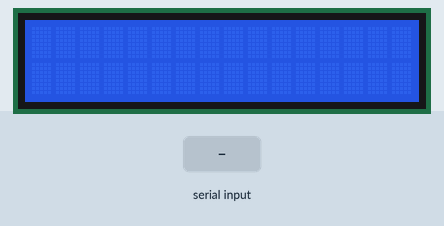
Recording of a sketch running on a simulated Arduino Uno, built with avr-gcc and run on an emulated ATmega328P. Shown: 16×2 character LCD. The test bench sets the inputs (shaded band).

Above: at 1.2 s.
1.3 s: "A" received over the second serial link
At 2.2 s:
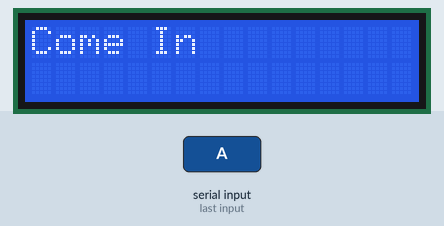
2.8 s: "B" received over the second serial link
At 3.3 s:
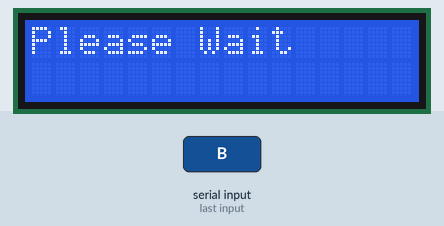
Timing chart, 0 to 5.8 s (numbered marks = the images above; inputs shaded):
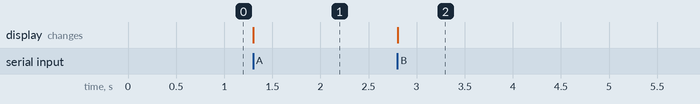

Measured:
- after the input at 1.3 s, the display: changes at once (image 1)
- after the input at 2.8 s, the display: changes at once (image 2)

The sketch:

sketch_sep11a.ino
```cpp
#include <Wire.h>
#include <LiquidCrystal.h>
#include <SoftwareSerial.h>

LiquidCrystal lcd(7,6,9,10,11,12); // Set the LCD address and dimensions
SoftwareSerial bluetooth(2, 3); // RX, TX pins for HC-05

char incomingByte;

void setup() {
  pinMode(2, INPUT_PULLUP);
  lcd.begin(16,2);
 // lcd.setContrast(50);
 // lcd.backlight();
  lcd.clear();
  Serial.begin(9600);
  bluetooth.begin(9600);
}

void loop() {
  if (bluetooth.available()) {
    incomingByte = bluetooth.read();
    if (incomingByte == 'A') { // Button pressed on the app
      lcd.clear();
      lcd.print("Come In");
    } else if (incomingByte == 'B') { // Please wait pressed on the app
      lcd.clear();
      lcd.print("Please Wait");
    }
  }

  if (digitalRead(2) == LOW) {
    bluetooth.write('P'); // Button press detected, send a message to the app
    delay(1000); // Debounce
  }
}
```
